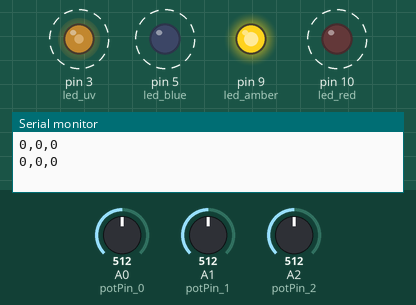
The sketch below on a simulated Arduino Uno, built with avr-gcc and run on an emulated ATmega328P. On the bench: output pins drawn as LEDs (lit = HIGH), the last lines printed to the serial monitor. Dashed ring = blinking. The test bench sets the inputs (shaded band); at power-on: A1 (potPin_1) = 512, A2 (potPin_2) = 512, A0 (potPin_0) = 512.

Above: at 1.8 s.
1.9 s: A1 (potPin_1) set to 306
6.0 s: A2 (potPin_2) set to 306
10.1 s: A0 (potPin_0) set to 112
At 10.1 s:
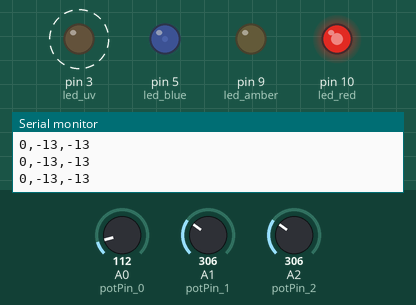
14.2 s: A0 (potPin_0) set to 97
At 14.9 s:
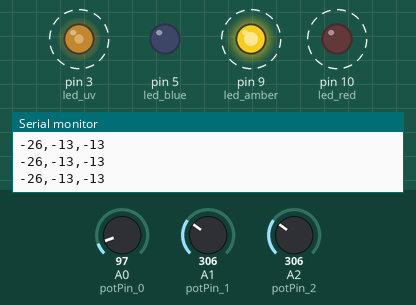
18.3 s: A1 (potPin_1) set to 511
22.4 s: A0 (potPin_0) set to 0
At 23.4 s:
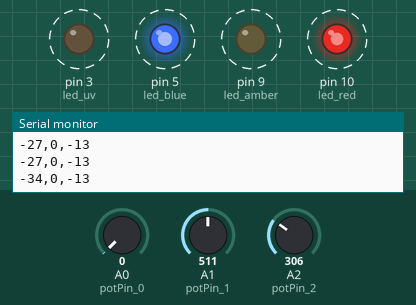
Timing chart, 0 to 27.5 s (numbered marks = the images above; inputs shaded):
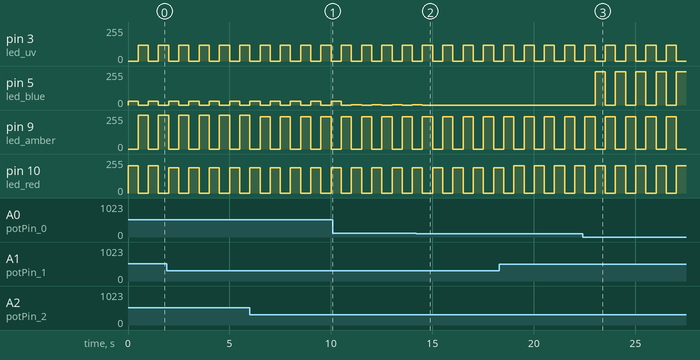

The sketch:

Fade_4led_0009.ino
```cpp
/*
 Previous LED control combined with 007 (dimmer control)
 */

int led_uv =    3;           // the PWM pin the LED is attached to
int led_blue =  5;
int led_amber = 9;
int led_red =   10;

int brightness_uv =     120;    // starting brightness
int brightness_blue =   27;
int brightness_red =    203;
int brightness_amber =  255;


//6,34,14
//6,-1,33
//-4,-20,33
//dropped uv from 255 to 150, maber up to 255
//-4,34,0
// 1s and 2s tweaking
//2,19,0

int potPin_0 =    A0;
int potPin_1 =    A1;
int potPin_2 =    A2;

int val_0=0;
int val_1=0;
int val_2=0;

int hz = 2;

void setup() {
  pinMode(led_uv, OUTPUT);
  pinMode(led_blue, OUTPUT);
  pinMode(led_amber, OUTPUT);
  pinMode(led_red, OUTPUT);

  Serial.begin(9600);
}

void loop() {

  val_0 = (analogRead(potPin_0)-(1023/2))/15;//34;    // read the value from the sensor
  Serial.print(val_0);
  Serial.print(',');

  val_1 = (analogRead(potPin_1)-(1023/2))/15;//34;    // read the value from the sensor
  Serial.print(val_1);
  Serial.print(',');

  val_2 = (analogRead(potPin_2)-(1023/2))/15;//34;    // read the value from the sensor
  Serial.println(val_2);

  analogWrite(led_uv,     0);
  analogWrite(led_amber,  0);
  analogWrite(led_blue,   brightness_blue + val_0);
  analogWrite(led_red,    brightness_red  + val_1);
  delay(1000/hz);

  analogWrite(led_blue,   0);
  analogWrite(led_red,    0);
  analogWrite(led_uv,     brightness_uv);
  analogWrite(led_amber,  brightness_amber + val_2);
  delay(1000/hz);

}
```

Measured:
- the behaviour switches between 107 and 106 on A0 (potPin_0) (found by bisection; images 1 and 2)
- after the input at 14.2 s, pin 5 (led_blue): goes on until 14.5 s, then stays 0/255
- after the input at 22.4 s, pin 5 (led_blue): alternates 249/255 for 0.50 s and 0/255 for 0.50 s, starting after 0.62 s
- by itself, pin 3 (led_uv): alternates 120/255 for 0.50 s and 0/255 for 0.50 s
- by itself, pin 5 (led_blue): alternates 1/255 for 0.50 s and 0/255 for 0.50 s
- by itself, pin 9 (led_amber): alternates 242/255 for 0.50 s and 0/255 for 0.50 s
- by itself, pin 10 (led_red): alternates 203/255 for 0.50 s and 0/255 for 0.50 s
